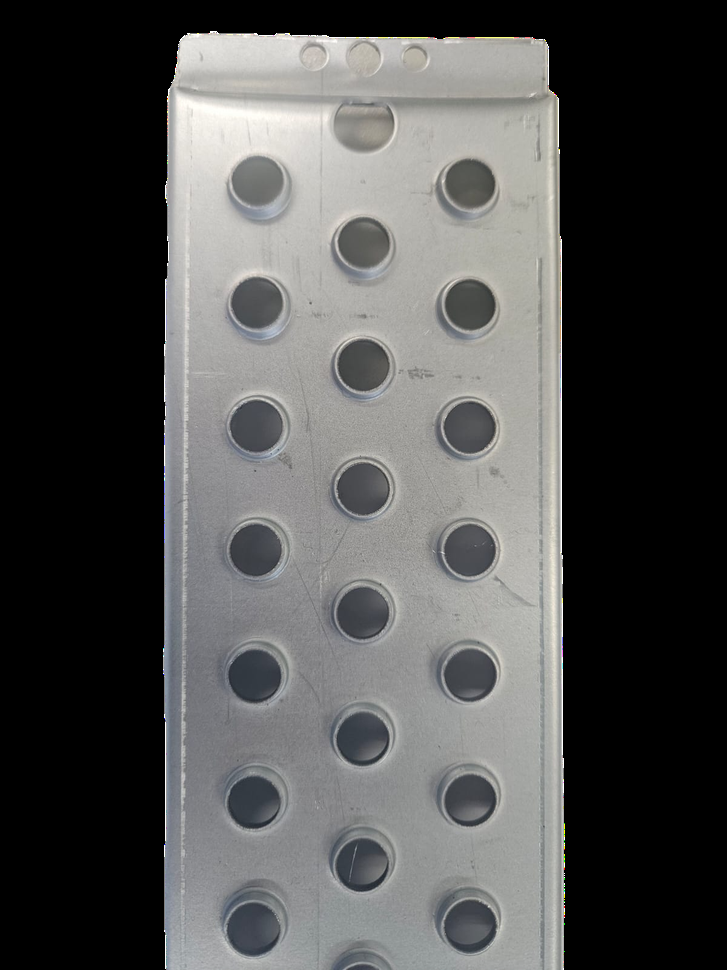
#> input picture imagem_teste.png, 727 x 970 px, shrunk from 1200 x 1600 before the run
$ python -i detections.py   (imports and definitions only)
#> lines starting #> are read from the running program, lines starting #| are printed output that depends on the picture; after the words box and inside, x2 and y2 are one past the last pixel; in counts of white or black regions, pixels touching at a corner belong together
import cv2
import numpy as np

def _ensure_odd(x: int) -> int:
    x = max(1, int(x))
    return x if x % 2 == 1 else x + 1

def _to_gray(img_rgb):
    if len(img_rgb.shape) == 3:
        return cv2.cvtColor(img_rgb, cv2.COLOR_RGB2GRAY)
    return img_rgb

def processar_furos_blackhat(img_rgb, tamanho_kernel=None, area_minima=None, area_maxima=None, tolerancia=0.4, cleaning_kernel_size=5, debug=False):
    """
    Detecta furos usando MORPH_BLACKHAT com alguns ajustes para evitar perda de furos pequenos.
    Retorna: img_resultado_rgb, qtd_detectados, qtd_fora, intermediates_dict
    """
    gray = _to_gray(img_rgb)
    h, w = gray.shape[:2]
#> h = 970; w = 727

    # Defaults relative to image size
    if tamanho_kernel is None:
        # kernel ~ 1/30 da menor dimensão
        k = max(3, min(h, w) // 30)
#> k = 24
        tamanho_kernel = (k, k)
#> tamanho_kernel = (24, 24)
    if area_minima is None:
        area_minima = max(10, int(h * w * 0.0002))  # ~0.02% da área da imagem
#> area_minima = 141
    if area_maxima is None:
        area_maxima = h * w  # large
#> area_maxima = 705190

    # 1. Black Hat
    kernel = cv2.getStructuringElement(cv2.MORPH_ELLIPSE, ( _ensure_odd(tamanho_kernel[0]), _ensure_odd(tamanho_kernel[1]) ))
    blackhat = cv2.morphologyEx(gray, cv2.MORPH_BLACKHAT, kernel)

    # 2. Binarização e Limpeza
    # equalize or blur to help OTSU in some images
    blur = cv2.GaussianBlur(blackhat, (5, 5), 0)
    _, thresh = cv2.threshold(blur, 0, 255, cv2.THRESH_BINARY | cv2.THRESH_OTSU)
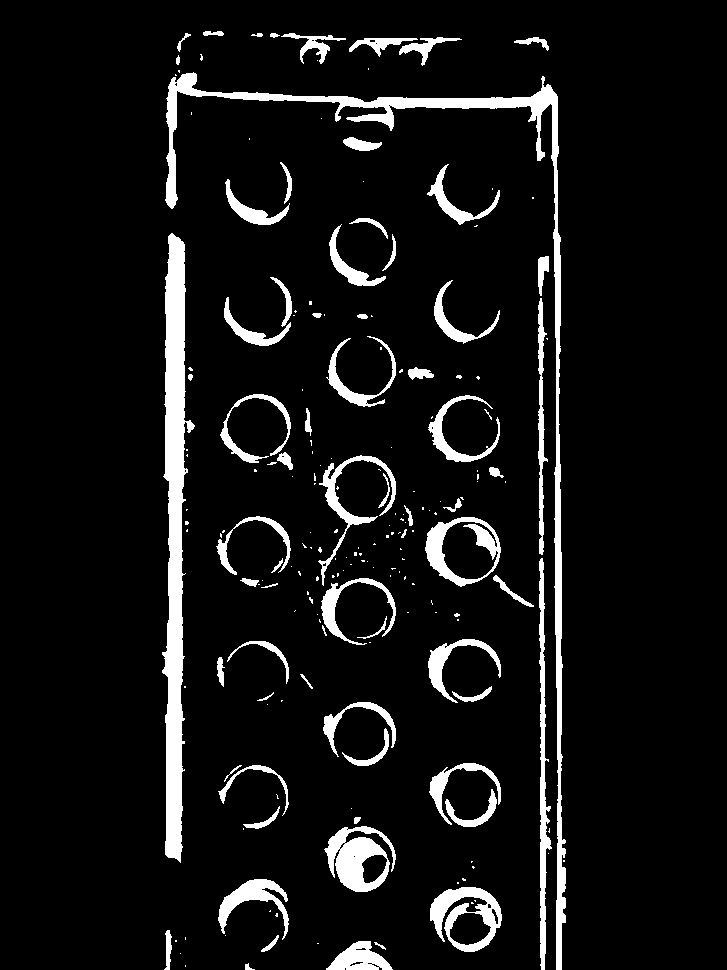
#> thresh: shape (970, 727); 7.7% white; 198 white regions (128 under 20 px), largest, box (x1, y1, x2, y2) and area: (162, 233, 195, 863) 10495, (165, 72, 566, 970) 10187, (324, 826, 396, 892) 2541
    kernel_clean = cv2.getStructuringElement(cv2.MORPH_ELLIPSE, (_ensure_odd(cleaning_kernel_size), _ensure_odd(cleaning_kernel_size)))
    thresh_clean = cv2.morphologyEx(thresh, cv2.MORPH_OPEN, kernel_clean, iterations=1)
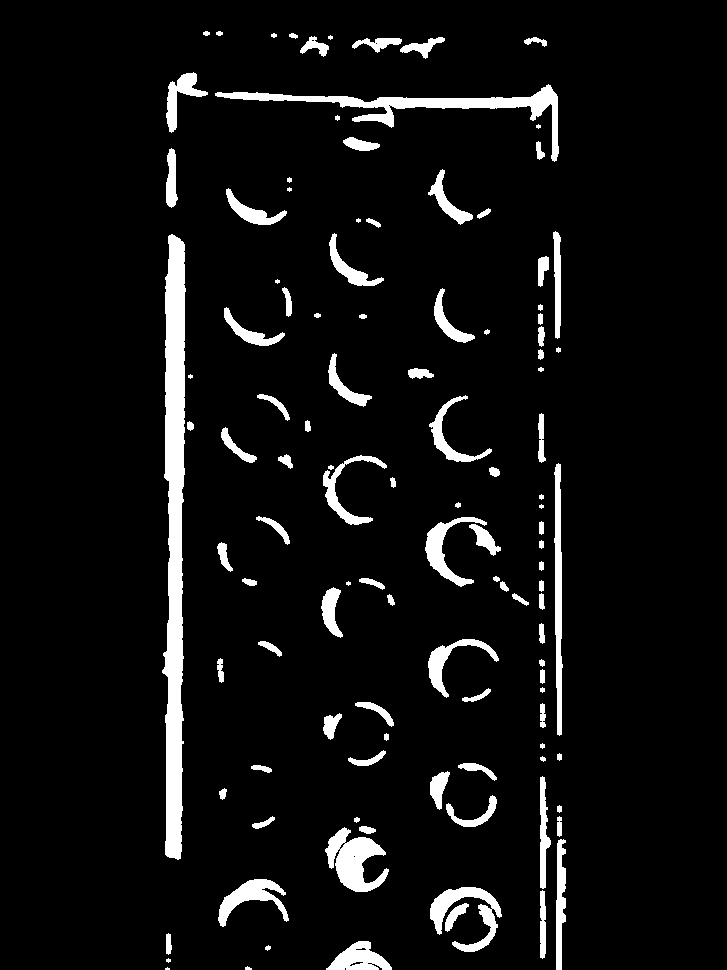
#> thresh_clean: shape (970, 727); 6.3% white; 114 white regions (10 under 20 px)

    # 3. Contornos
    contornos, _ = cv2.findContours(thresh_clean, cv2.RETR_EXTERNAL, cv2.CHAIN_APPROX_SIMPLE)
#> contornos = 114 contours, 29 with area under 20; largest, box (x1, y1, x2, y2) and area: (162, 234, 186, 860) 9724, (215, 84, 559, 162) 3474, (325, 827, 389, 892) 2044, (430, 887, 502, 952) 1546, (554, 463, 563, 736) 1374

    img_bgr = cv2.cvtColor(img_rgb, cv2.COLOR_RGB2BGR)
#> img_bgr is the input picture: shape (970, 727, 3); mean B, G, R 79.2, 79.9, 79.7
    img_result = img_bgr.copy()
    furos_validos = []
    areas = []
    # geometric filtering
    for cnt in contornos:
        area = cv2.contourArea(cnt)
        if area_minima <= area <= area_maxima:
            perimetro = cv2.arcLength(cnt, True)
            if perimetro == 0:
                continue
            circularidade = 4 * np.pi * (area / (perimetro ** 2)) if perimetro > 0 else 0
            # use either circularity or ellipse aspect
            if area >= 20:  # approximate minimal area
                if len(cnt) >= 5:
                    (x, y), (MA, ma), angle = cv2.fitEllipse(cnt)
                    aspect_ratio = min(MA, ma) / max(MA, ma) if max(MA, ma) != 0 else 0
                else:
                    # fallback to min enclosing circle for small contours
                    (x, y), r = cv2.minEnclosingCircle(cnt)
                    aspect_ratio = 1.0  # circle-like by default for small ones

                # Accept shapes that are not extremely elongated
                if aspect_ratio > 0.2 or circularidade > 0.35:
                    furos_validos.append(cnt)
                    areas.append(area)
#> this loop made 114 passes
#> (area, perimetro, circularidade, x, y, MA, ma, angle) on passes 5, 7, 8, 9, 10, 11, 12, 18, 20, 21, 23, 26: (1064, 187.2, 0.382, 357.8, 958.7, 30.78, 56.74, 88.04), (236, 85.6, 0.405, 454.1, 916.3, 10.42, 37.45, 39.89), (303, 148.6, 0.172, 542.4, 926.2, 5.3, 77.94, 179.9), (1546, 423.6, 0.108, 465.4, 918.2, 58.95, 63.85, 122.2), (1170, 284.2, 0.182, 253.6, 914.1, 61.9, 67.3, 44.68), (793, 295.6, 0.114, 560.2, 895.4, 9.17, 129.2, 0.984), (2044, 341.4, 0.22, 356.6, 860.7, 50.01, 64.05, 139.9), (408.5, 165.8, 0.187, 470.8, 804.9, 39.12, 46.14, 73.53), (594, 245.6, 0.124, 544, 840.5, 9.24, 120, 178.2), (391, 99.6, 0.495, 439, 786.9, 16.19, 40.09, 8.36), (202.5, 94.67, 0.284, 477.3, 770.4, 11.99, 39.04, 111.8), (185.5, 91.84, 0.276, 366.3, 755.8, 16.98, 34.09, 75.12)
#> area on passes 6, 13, 15, 16, 17, 19: 83, 77.5, 68, 95, 22, 49.5
#> after the loop, areas = 35 values, max 3474.5 at index 30, min 170 at index 21, mean 641.5; furos_validos = 35 contours; largest, box (x1, y1, x2, y2) and area: (215, 84, 559, 162) 3474, (325, 827, 389, 892) 2044, (430, 887, 502, 952) 1546, (218, 879, 289, 927) 1170, (425, 517, 487, 587) 1094

    furos_fora = 0
    mediana_area = np.median(areas) if areas else 0
#> mediana_area = 408.5
    for i, cnt in enumerate(furos_validos):
        area = areas[i]
        M = cv2.moments(cnt)
        if M["m00"] != 0:
            cX = int(M["m10"] / M["m00"])
            cY = int(M["m01"] / M["m00"])
        else:
            cX, cY = 0, 0

        diferenca = abs(area - mediana_area) / mediana_area if mediana_area != 0 else 0
        if diferenca <= tolerancia:
            color = (0, 255, 0)
            status = ""
        else:
            color = (0, 0, 255)  # red
            status = "DIFF"
            furos_fora += 1

        # draw as ellipse/circle for readability
        if len(cnt) >= 5:
            elipse = cv2.fitEllipse(cnt)
            cv2.ellipse(img_result, elipse, color, 2)
            if status:
                cv2.putText(img_result, status, (cX - 20, cY), cv2.FONT_HERSHEY_SIMPLEX, 0.4, color, 1)
        else:
            cv2.drawContours(img_result, [cnt], -1, color, 1)
#> this loop made 35 passes
#> (area, cX, cY, diferenca, color, status, elipse) on passes 1 to 8: (1064, 358, 958, 1.6, (0, 0, 255), 'DIFF', ((357.8, 958.7), (30.78, 56.74), 88.04)), (236, 454, 915, 0.422, (0, 0, 255), 'DIFF', ((454.1, 916.3), (10.42, 37.45), 39.89)), (1546, 465, 912, 2.78, (0, 0, 255), 'DIFF', ((465.4, 918.2), (58.95, 63.85), 122.2)), (1170, 250, 897, 1.86, (0, 0, 255), 'DIFF', ((253.6, 914.1), (61.9, 67.3), 44.68)), (2044, 353, 859, 4, (0, 0, 255), 'DIFF', ((356.6, 860.7), (50.01, 64.05), 139.9)), (408.5, 473, 814, 0, (0, 255, 0), '', ((470.8, 804.9), (39.12, 46.14), 73.53)), (391, 438, 787, 0.0428, (0, 255, 0), '', ((439, 786.9), (16.19, 40.09), 8.36)), (202.5, 477, 768, 0.504, (0, 0, 255), 'DIFF', ((477.3, 770.4), (11.99, 39.04), 111.8))
#> (area, cX, cY, diferenca) on pass 35: (227.5, 314, 46, 0.443)
#> img_result: shape (970, 727, 3); 2.32% of pixels changed, all inside (x1, y1, x2, y2) = (0, 0, 553, 970)

    # Convert back to RGB for display
    img_result_rgb = cv2.cvtColor(img_result, cv2.COLOR_BGR2RGB)

    intermediates = {
        'gray': gray,
        'blackhat': blackhat,
        'thresh': thresh,
        'thresh_clean': thresh_clean,
        'contours_mask': cv2.drawContours(np.zeros_like(gray), contornos, -1, 255, 1)
    }

    if debug:
        return img_result_rgb, len(areas), furos_fora, intermediates
    return img_result_rgb, len(areas), furos_fora


def processar_furos_threshold(img_rgb, area_minima=None, area_maxima=None, blur_ks=(5, 5), circularity_threshold=0.5, debug=False):
#> called with blur_ks = (5, 5), circularity_threshold = 0.5, debug = True
    gray = _to_gray(img_rgb)
    h, w = gray.shape[:2]
    if area_minima is None:
        area_minima = max(10, int(h * w * 0.00005))
    if area_maxima is None:
        area_maxima = h * w

    blurred = cv2.GaussianBlur(gray, blur_ks, 0)
    _, thresh = cv2.threshold(blurred, 0, 255, cv2.THRESH_BINARY_INV | cv2.THRESH_OTSU)
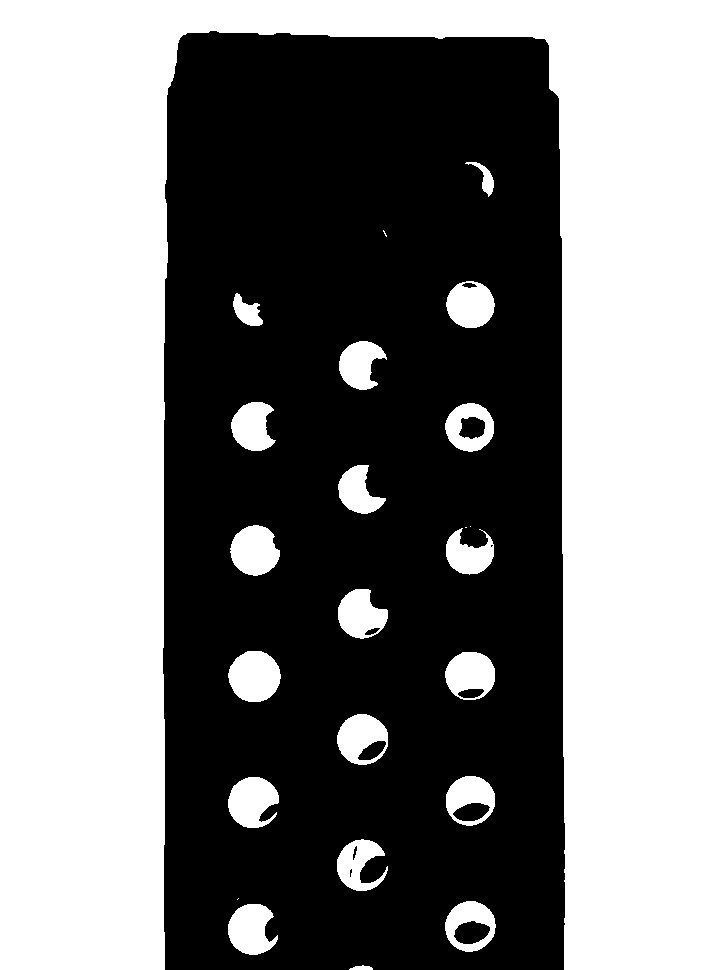
#> thresh: shape (970, 727); 51.4% white; 11 black regions (2 under 20 px), largest, box (x1, y1, x2, y2) and area: (163, 31, 565, 970) 340653, (454, 921, 490, 944) 601, (453, 803, 490, 821) 470
    # Cleaning small noise
    kernel = cv2.getStructuringElement(cv2.MORPH_ELLIPSE, (3, 3))
    thresh_clean = cv2.morphologyEx(thresh, cv2.MORPH_OPEN, kernel, iterations=1)
#> thresh_clean: shape (970, 727); 51.4% white; 6 black regions (1 under 20 px), largest, box (x1, y1, x2, y2) and area: (163, 31, 565, 970) 341391, (454, 921, 490, 944) 601, (453, 803, 490, 821) 470, (459, 417, 485, 439) 439, (353, 846, 357, 860) 28

    contornos, _ = cv2.findContours(thresh_clean, cv2.RETR_EXTERNAL, cv2.CHAIN_APPROX_SIMPLE)

    img_bgr = cv2.cvtColor(img_rgb, cv2.COLOR_RGB2BGR)
    img_result = img_bgr.copy()
    furos_validos = []
    areas = []
    for cnt in contornos:
        area = cv2.contourArea(cnt)
        if area_minima <= area <= area_maxima:
            perimetro = cv2.arcLength(cnt, True)
            if perimetro == 0:
                continue
            circularidade = 4 * np.pi * (area / (perimetro ** 2))
            if circularidade >= circularity_threshold:
                furos_validos.append(cnt)
                areas.append(area)
#> this loop made 22 passes
#> cnt on passes 8, 21: [[460, 696], [459, 697], [460, 698], [461, 697]], [[468, 162], [467, 163], [468, 164], [469, 163]]

    for cnt in furos_validos:
        cv2.drawContours(img_result, [cnt], -1, (0, 255, 0), 1)
#> this loop made 14 passes
#> img_result: shape (970, 727, 3); 0.29% of pixels changed, all inside (x1, y1, x2, y2) = (228, 281, 496, 955)

    img_result_rgb = cv2.cvtColor(img_result, cv2.COLOR_BGR2RGB)
    intermediates = {
        'gray': gray,
        'thresh': thresh,
        'thresh_clean': thresh_clean,
        'contours_mask': cv2.drawContours(np.zeros_like(gray), contornos, -1, 255, 1)
    }

    if debug:
        return img_result_rgb, len(areas), intermediates
    return img_result_rgb, len(areas)


def detectar_furos_combinado(img_rgb, debug=False, **kwargs):
    """
    Tenta detectar furos com abordagens combinadas: Blackhat e Threshold. Usa a união das máscaras.
    Retorna: img_resultado_rgb, qtd_detectados, qtd_fora, intermediates (optional)
    """
    # Run both detectors and combine masks
    # Get blackhat intermediate mask
    bh_img, bh_count, bh_fora, bh_inter = processar_furos_blackhat(img_rgb, debug=True, **kwargs)
    th_img, th_count, th_inter = processar_furos_threshold(img_rgb, debug=True, **kwargs)

    bh_mask = bh_inter['thresh_clean']
    th_mask = th_inter['thresh_clean']
    combined_mask = cv2.bitwise_or(bh_mask, th_mask)
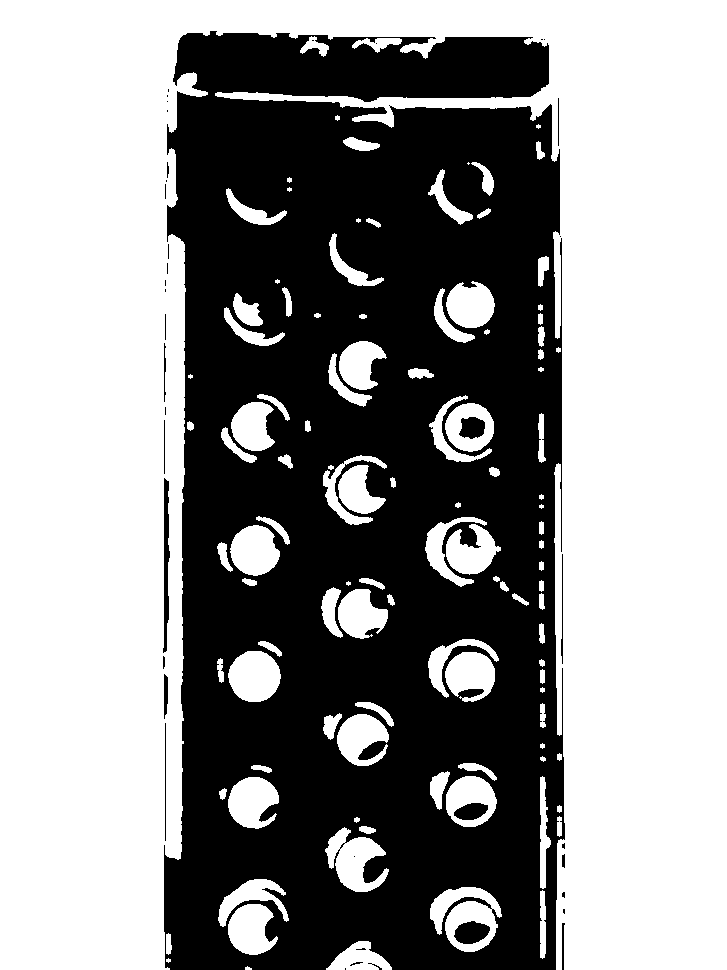
#> combined_mask: shape (970, 727); 57.2% white; 40 black regions (22 under 20 px), largest, box (x1, y1, x2, y2) and area: (164, 31, 565, 970) 298466, (163, 478, 170, 653) 753, (454, 921, 490, 944) 601
    # Clean combined
    kernel = cv2.getStructuringElement(cv2.MORPH_ELLIPSE, (3, 3))
    combined_mask = cv2.morphologyEx(combined_mask, cv2.MORPH_OPEN, kernel, iterations=1)
#> combined_mask: shape (970, 727); 57.2% white; 39 black regions (21 under 20 px), largest, box (x1, y1, x2, y2) and area: (164, 31, 565, 970) 298923, (163, 478, 170, 653) 753, (454, 921, 490, 944) 601

    contornos, _ = cv2.findContours(combined_mask, cv2.RETR_EXTERNAL, cv2.CHAIN_APPROX_SIMPLE)
    img_bgr = cv2.cvtColor(img_rgb, cv2.COLOR_RGB2BGR)
    img_result = img_bgr.copy()

    areas = []
    vals = []
    # Basic area-based filter
    h, w = combined_mask.shape[:2]
    area_minima = max(5, int(h * w * 0.00002))
    area_maxima = h * w
    for cnt in contornos:
        area = cv2.contourArea(cnt)
        if area_minima <= area <= area_maxima:
            # optional geometric tests
            per = cv2.arcLength(cnt, True)
            circularidade = 4 * np.pi * (area / (per * per)) if per > 0 else 0
            if circularidade > 0.25 or area > 20:
                areas.append(area)
                vals.append(cnt)
                cv2.drawContours(img_result, [cnt], -1, (0, 255, 0), 1)
#> this loop made 112 passes
#> cnt on passes 2, 29, 45, 58: [[168, 958], [166, 960], [168, 962], [170, 960]], [[460, 696], [459, 697], [460, 698], [461, 697]], [[348, 581], [346, 583], [348, 585], [350, 583]], [[541, 504], [539, 506], [541, 508], [543, 506]]
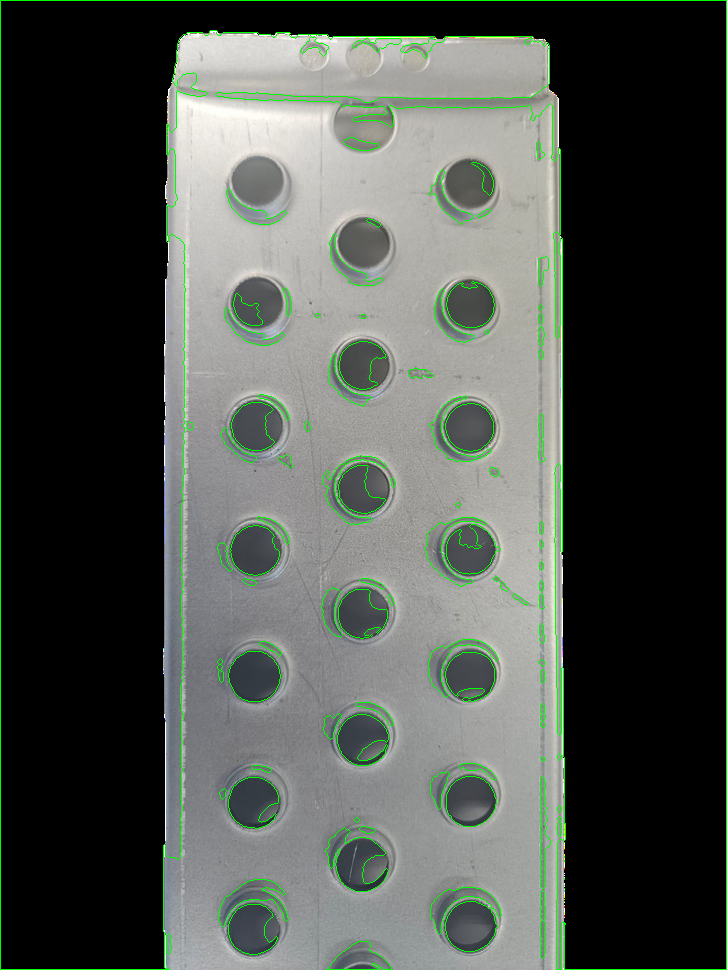
#> img_result: shape (970, 727, 3); 2.11% of pixels changed, all inside (x1, y1, x2, y2) = (0, 0, 727, 970)

    qtd_detectados = len(areas)
    qtd_fora = 0
    mediana_area = np.median(areas) if areas else 0
    for i, cnt in enumerate(vals):
        area = areas[i]
        M = cv2.moments(cnt)
        if M.get("m00", 0) != 0:
            cX = int(M["m10"] / M["m00"])
            cY = int(M["m01"] / M["m00"])
        else:
            cX, cY = 0, 0
        diferenca = abs(area - mediana_area) / mediana_area if mediana_area != 0 else 0
        if diferenca > kwargs.get('tolerancia', 0.4):
            qtd_fora += 1
            cv2.putText(img_result, "DIFF", (cX - 20, cY), cv2.FONT_HERSHEY_SIMPLEX, 0.4, (0, 0, 255), 1)
#> this loop made 93 passes
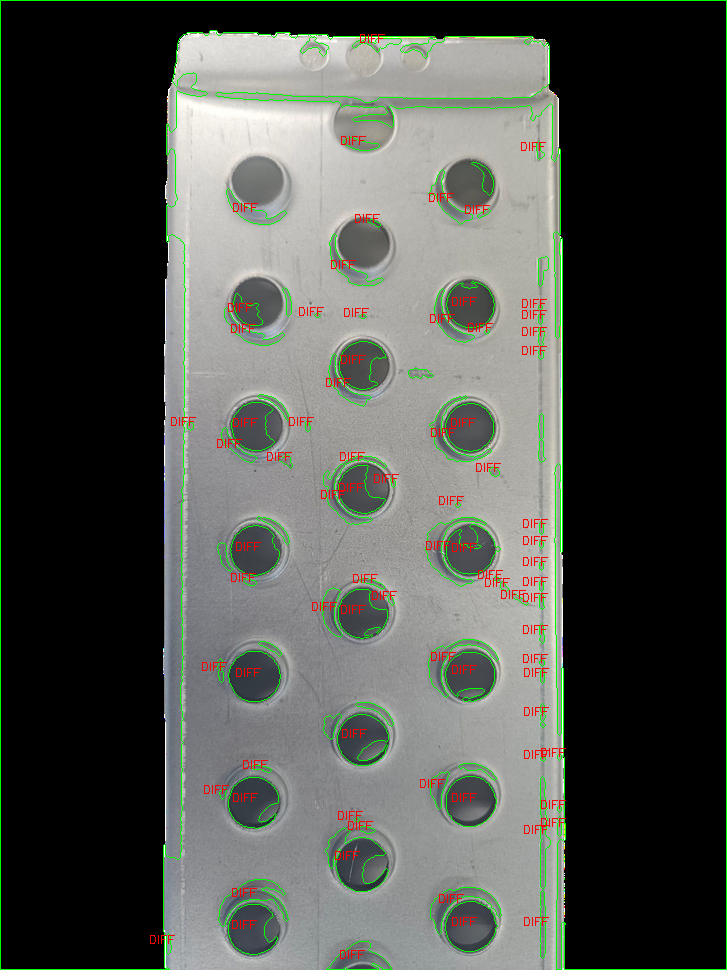
#> img_result: shape (970, 727, 3); 0.77% of pixels changed, all inside (x1, y1, x2, y2) = (150, 34, 566, 959)

    img_result_rgb = cv2.cvtColor(img_result, cv2.COLOR_BGR2RGB)
    intermediates = {
        'blackhat': bh_inter,
        'threshold': th_inter,
        'combined_mask': combined_mask
    }

    if debug:
        return img_result_rgb, qtd_detectados, qtd_fora, intermediates
    return img_result_rgb, qtd_detectados, qtd_fora

>>> import cv2
>>> picture = cv2.cvtColor(cv2.imread('../imagem_teste.png'), cv2.COLOR_BGR2RGB)
>>> result = detectar_furos_combinado(picture)
